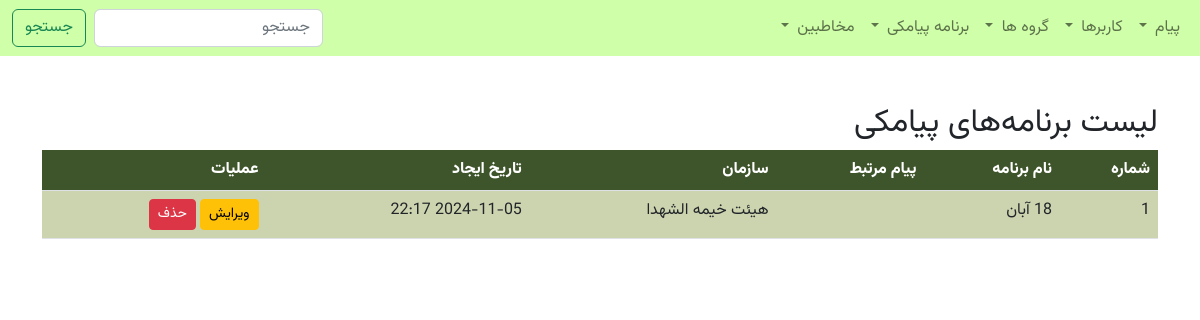
Before: /sender/sms_programs/ (signed in) with the older database file.
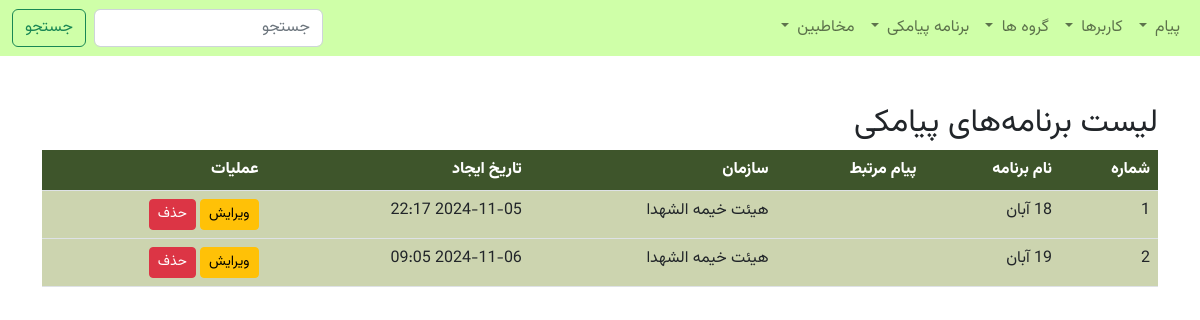
After: the same page with the newer database file.
### sender/models.py (models this page shows, shortened)
class SmsProgram(models.Model):
    name = models.CharField(max_length=255, verbose_name="نام برنامه پیامکی")
    message = models.ForeignKey(Message, on_delete=models.CASCADE, verbose_name="پیام مرتبط")
    organization = models.ForeignKey(Organization, on_delete=models.CASCADE, verbose_name="سازمان مرتبط")
    groups = models.ManyToManyField(Group, blank=True, verbose_name="گروه‌های هدف")
    users = models.ManyToManyField(User, blank=True, verbose_name="کاربران هدف")
    created_at = models.DateTimeField(default=timezone.now, verbose_name="تاریخ ایجاد")
    class Meta:
        verbose_name = 'برنامه پیامکی'
        verbose_name_plural = 'برنامه‌های پیامکی'

### organizations/models.py (models this page shows, shortened)
class Organization(models.Model):
    name = models.CharField(max_length=255, verbose_name="نام سازمان یا مجموعه")
    responsible_name = models.CharField(max_length=150, verbose_name="نام و نام خانوادگی مسئول", blank=True, null=True)
    responsible_phone = models.CharField(max_length=15, verbose_name="شماره تماس مسئول", blank=True, null=True)
    national_id = models.CharField(max_length=11, verbose_name="کد ملی مسئول", blank=True, null=True)
    created_at = models.DateTimeField(default=timezone.now, verbose_name="تاریخ ایجاد", blank=True, null=True)
    description = models.TextField(blank=True, null=True, verbose_name="توضیحات درباره سازمان یا مجموعه")
    class Meta:
        verbose_name = 'سازمان'
        verbose_name_plural = 'سازمان‌ها'

### sender/views.py (the view)
# urls.py: path('sms_programs/', SmsProgramListView.as_view(), name='sms_program_list'),
class SmsProgramListView(View):
    def get(self, request):
        if not request.user.is_authenticated:
            return redirect('login')
        sms_programs = SmsProgram.objects.filter(organization=request.user.organization)
        return render(request, 'sender/sms_program_list.html', {
            'sms_programs': sms_programs
        })

### sender/templates/sender/sms_program_list.html (shortened to what this page needs)
{% extends 'base.html' %}
{% load static %}
{% block content %}
    <div class="container mt-5">
        <h2>لیست برنامه‌های پیامکی</h2>
        <table class="table" style="border-collapse: collapse; width: 100%;">
            <thead>
            <tr style="background-color: #3e552b; color: white;">
                <th>شماره</th>
                <th>نام برنامه</th>
                <th>پیام مرتبط</th>
                <th>سازمان</th>
                <th>تاریخ ایجاد</th>
                <th>عملیات</th>
            </tr>
            </thead>
            <tbody>
            {% for program in sms_programs %}
                <tr style="background-color: #ccd4af;">
                    <td>{{ forloop.counter }}</td>
                    <td>{{ program.name }}</td>
                    <td>{{ program.message.content|truncatewords:10 }}</td>
                    <td>{{ program.organization.name }}</td>
                    <td>{{ program.created_at|date:"Y-m-d H:i" }}</td>
                    <td>
                        <a href="{% url 'sms_program_edit' program.id %}" class="btn btn-sm btn-warning">ویرایش</a>
                        <button class="btn btn-sm btn-danger" onclick="confirmDelete({{ program.id }})">حذف</button>
                    </td>
                </tr>
            {% empty %}
                <tr>
                    <td colspan="6" style="text-align: center;">هیچ برنامه پیامکی موجود نیست.</td>
                </tr>
            {% endfor %}
            </tbody>
        </table>
    </div>
{% endblock %}

Changed rows visible on the page:
added SmsProgram: name "19 آبان", organization.name "هیئت خیمه الشهدا", created_at "2024-11-06 09:05"
